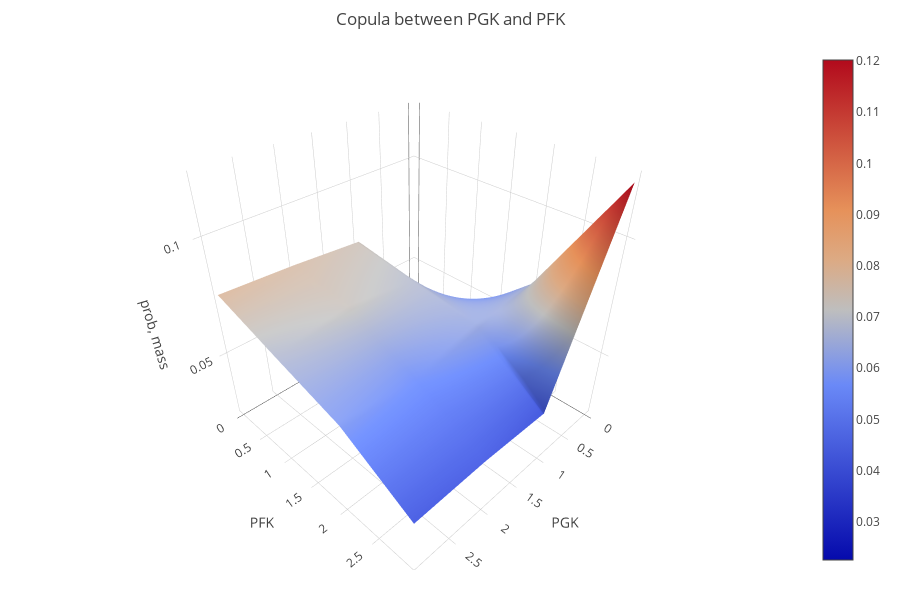

Notebook source saved alongside this figure:
### Code cell
def copula_tail_dependence_test(copula, cop_coeff_1, cop_coeff_2, cop_coeff_3, indicator_cutoff):

    rows, cols = copula.shape
    
    red_mass = 0
    blue_mass = 0
        
    top_left_count = 0
    bottom_right_count = 0
    top_right_count = 0
    bottom_left_count = 0
    
    top_left = []
    bottom_right = []
    top_right = []
    bottom_left = []
    
                    
    for row in range(rows):
        for col in range(cols):
            # values in the diagonal
            if ((row-col >= -cop_coeff_1*rows) & (row-col <= cop_coeff_1*rows)): 
                # values near the top left
                if (row+col < cop_coeff_2*rows -1):
                    red_mass = red_mass + copula[row][col]       
                    top_left_count = top_left_count + 1
                    top_left.append((row, col))
                    
                # values near the bottom right
                elif (row+col > cop_coeff_3*rows -1):
                    red_mass = red_mass + copula[row][col]       
                    bottom_right_count = bottom_right_count + 1
                    bottom_right.append((row, col))
            
            # values in the other diagonal
            else:
                # values near the top right and bottom left corner
                if (row+col >= cop_coeff_2*rows -1) & (row+col <= cop_coeff_3*rows -1):                    
                    # values near the top right
                    if row < rows / 2:
                        blue_mass = blue_mass + copula[row][col]       
                        top_right_count = top_right_count + 1
                        top_right.append((row, col))
                    
                    # values near the bottom left
                    elif row >= rows / 2:
                        blue_mass = blue_mass + copula[row][col]       
                        bottom_left_count = bottom_left_count + 1
                        bottom_left.append((row, col))
                                                

    #print(top_left, "\n", bottom_right, "\n", top_right, "\n" , bottom_left)
    print(top_left_count, bottom_right_count, top_right_count, bottom_left_count)
    print(red_mass/blue_mass)
    print(red_mass, blue_mass)

    

n = 4
copula = np.zeros((n, n))

cop_coeff = 0.2
cop_coeff_1 = cop_coeff
cop_coeff_2 = 1 - cop_coeff
cop_coeff_3 = 1 + cop_coeff

n1 = ec_dingo_reactions.index("PGK")
n2 = ec_dingo_reactions.index("PFK")

flux1 = np.absolute(samples_dingo_condition_2[n1])
flux2 = np.absolute(samples_dingo_condition_2[n2])
flux1 = samples_dingo_condition_2[n1]
flux2 = samples_dingo_condition_2[n2]

data_flux1=[flux1,ec_dingo_reactions[n1]]
data_flux2=[flux2,ec_dingo_reactions[n2]]


print( np.corrcoef(flux1, flux2) )
print(np.min(flux1), np.max(flux1))
print(np.min(flux2), np.max(flux2))


plot_copula(data_flux1, data_flux2, n = n)


copula = compute_copula(flux1, flux2, n = n)
copula_tail_dependence_test(copula, cop_coeff_1, cop_coeff_2, cop_coeff_3, indicator_cutoff=1)

### Figure 1 — Plotly figure (JSON) as saved in the notebook; plotly's stock layout.template omitted (floating-point values rounded to 4 significant figures)
{"data": [{"type": "surface", "z": [[0.02254, 0.07356, 0.0761, 0.0778], [0.03966, 0.06915, 0.07237, 0.06881], [0.06763, 0.06458, 0.05763, 0.06017], [0.1202, 0.04271, 0.0439, 0.04322]]}], "layout": {"height": 600, "margin": {"b": 30, "l": 30, "r": 30, "t": 50}, "scene": {"xaxis": {"title": {"text": "PGK"}}, "yaxis": {"title": {"text": "PFK"}}, "zaxis": {"title": {"text": "prob, mass"}}}, "title": {"text": "Copula between PGK and PFK"}, "width": 900}}
